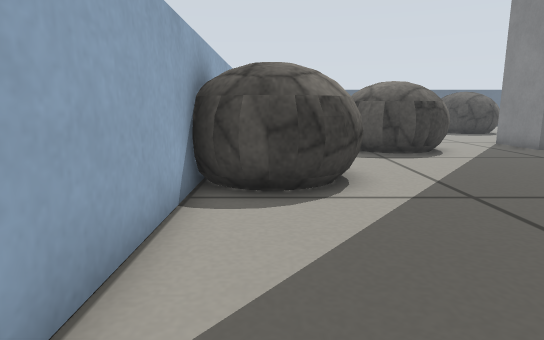
view 1 (above)

21 first-person views from a walk through a Gazebo world. The camera is 0.31 m above the floor, tilts 10° down and sees 75° across. The floor is counted in squares, 0.2 m on a side. Each view is taken from the middle of a square. On the plan, view 1 faces up. The plan holds only what a view shows up to about 16 squares ahead; the rest is blank. Some stock models are drawn as simple stand-ins. Surface patterns are stand-ins for the level's own textures.

view 2
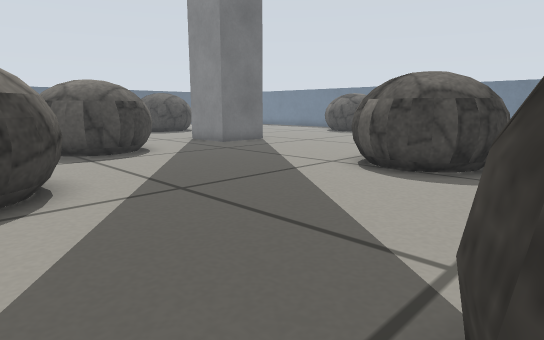

view 3
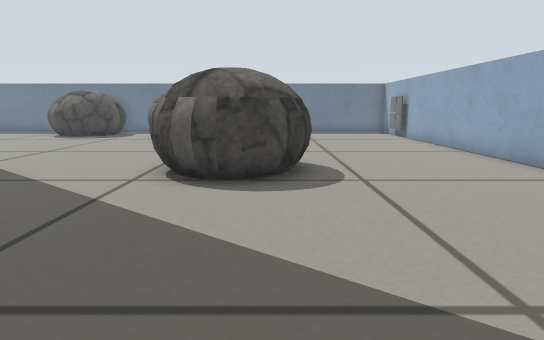

view 4
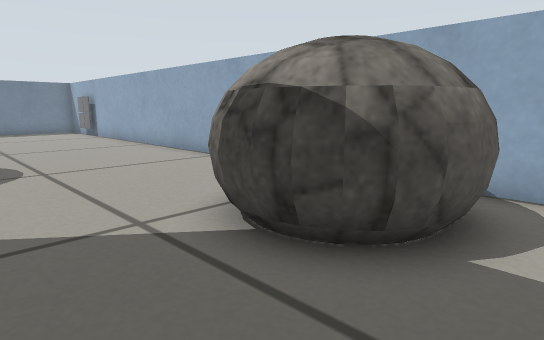

view 5
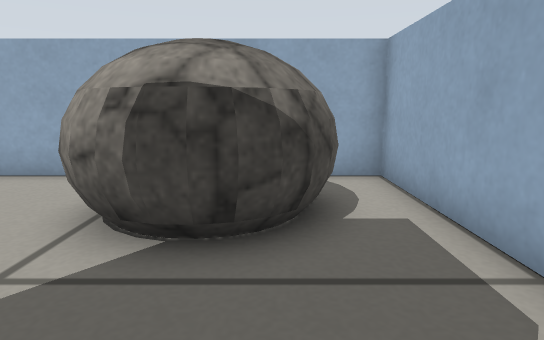

view 6
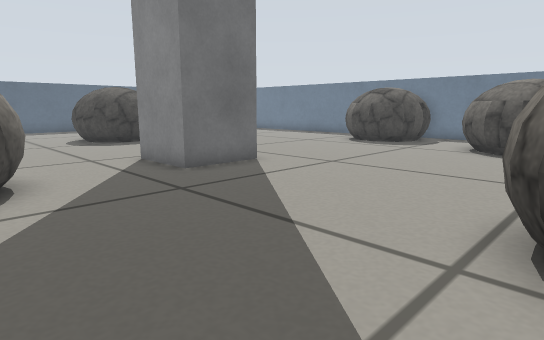

view 7
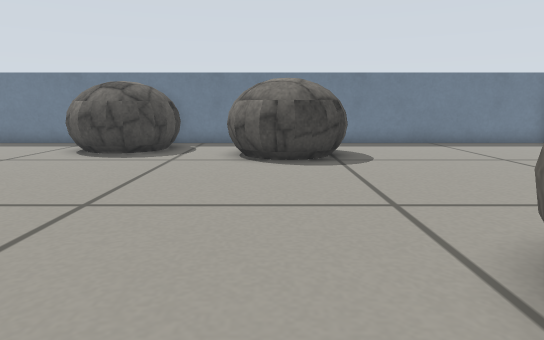

view 8
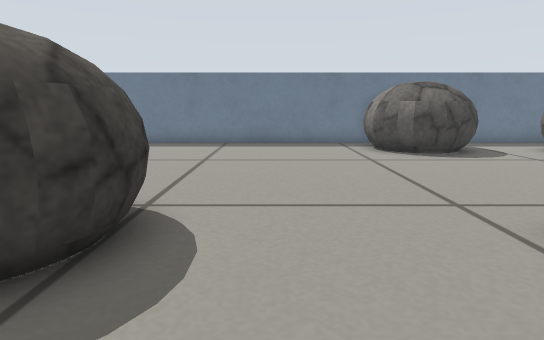

view 9
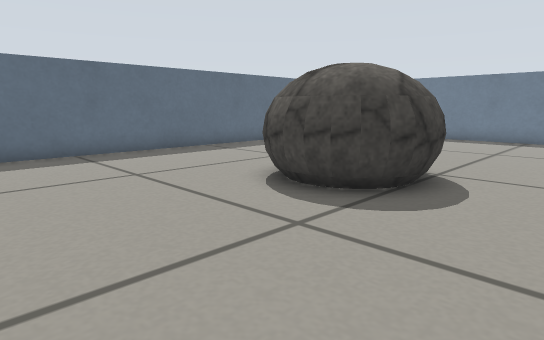

view 10
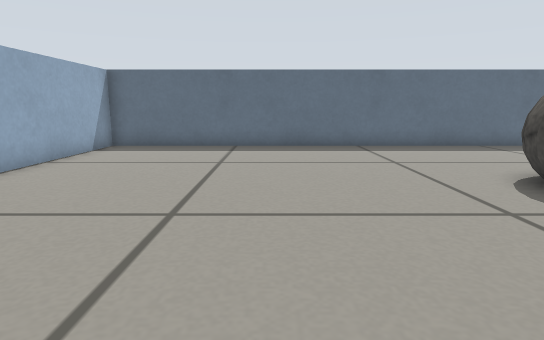

view 11
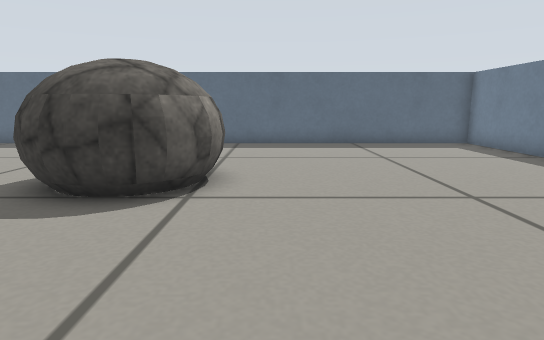

view 12
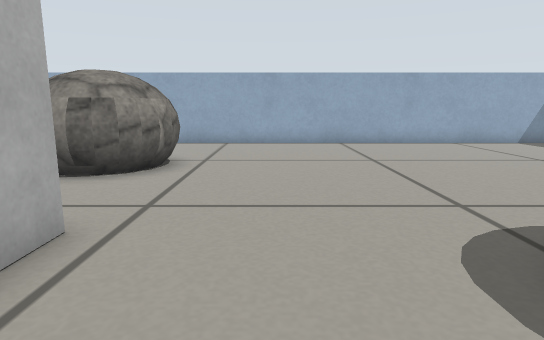

view 13
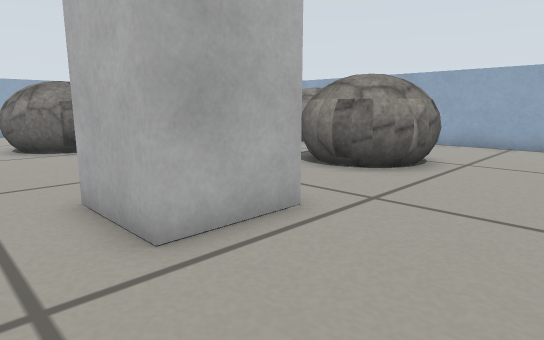

view 14
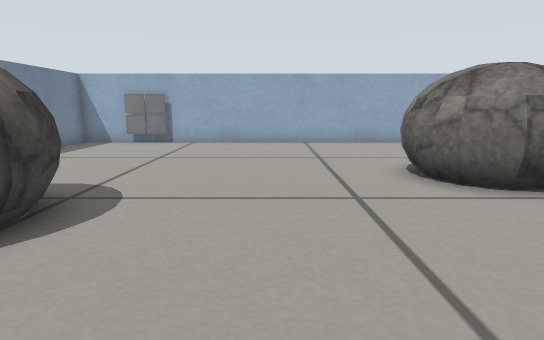

view 15
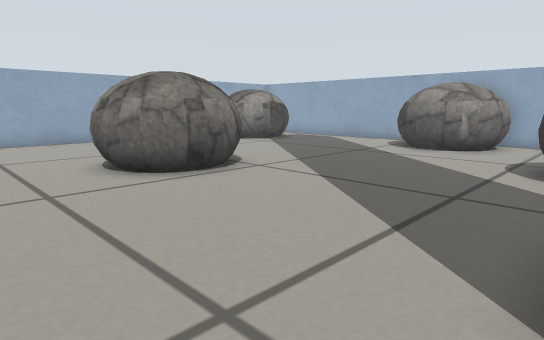

view 16
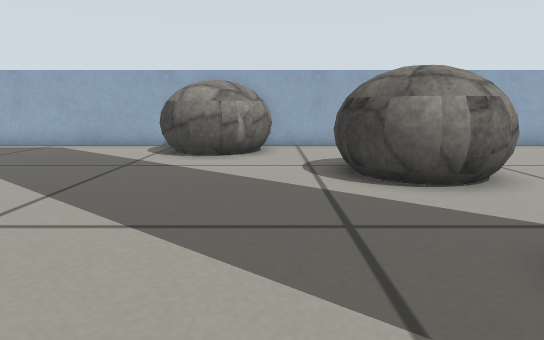

view 17
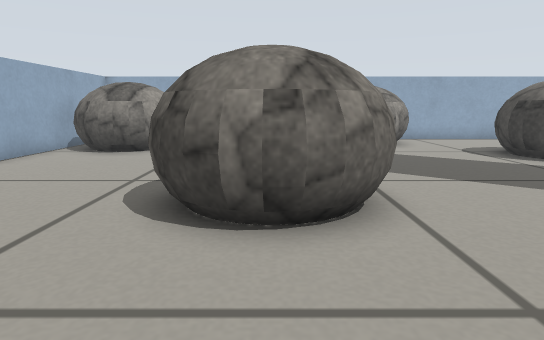

view 18
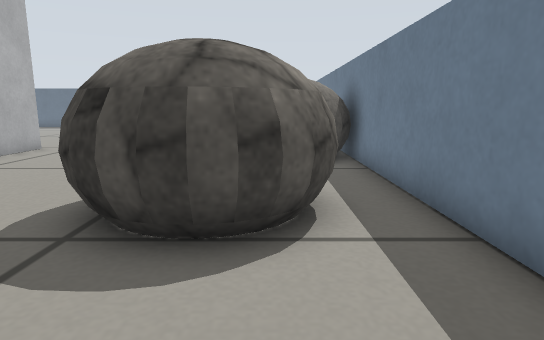

view 19
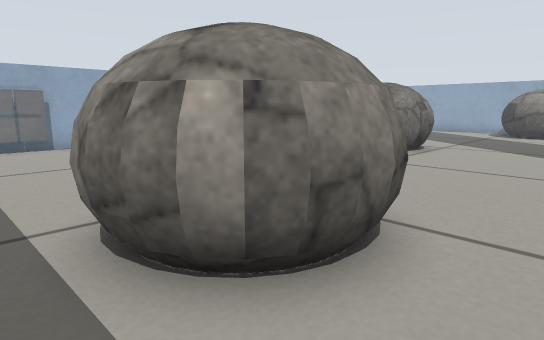

view 20
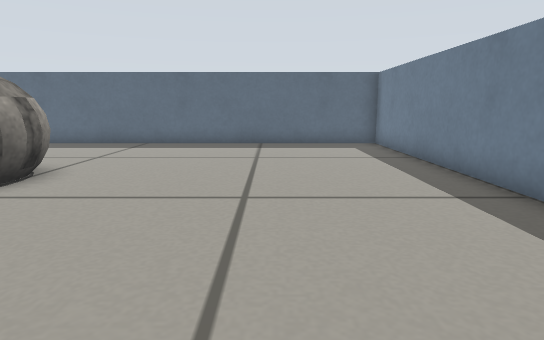

view 21
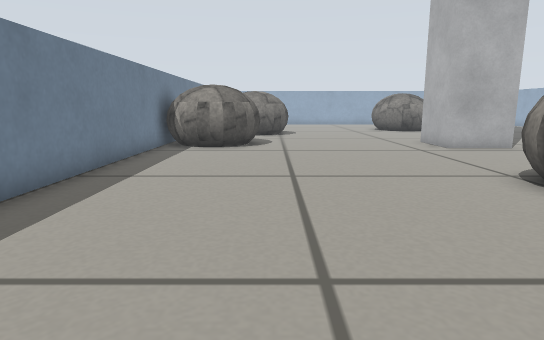

### Floor plan
Ten units are one square. View 1 is at (0, 0); x grows to the right and y downward. Boxes are objects, and circles mark ways between rooms. Rooms are numbered by the first view taken in them; rooms with no view inside come last. Other rooms are left out.
<svg viewBox="-20 -309 260 359">
<path fill="none" stroke="#000" d="M-15 -80 -15 40 20 40M20 40 235 40 235 -304 -15 -304 -15 -80"/>
<rect x="-5" y="-5" width="50" height="40" fill="#bbb"><title>rock</title></rect>
<rect x="-15" y="-105" width="40" height="50" fill="#bbb"><title>rock</title></rect>
<rect x="25" y="-155" width="40" height="40" fill="#bbb"><title>rock</title></rect>
<rect x="75" y="-65" width="50" height="50" fill="#bbb"><title>rock</title></rect>
<rect x="95" y="-155" width="30" height="30" fill="#bbb"><title>pole</title></rect>
<rect x="95" y="-245" width="50" height="40" fill="#bbb"><title>rock</title></rect>
<rect x="175" y="-95" width="50" height="40" fill="#bbb"><title>rock</title></rect>
<rect x="195" y="-155" width="40" height="40" fill="#bbb"><title>rock</title></rect>
<rect x="205" y="35" width="10" height="10" fill="#bbb"><title>marker</title></rect>
<circle cx="10" cy="-35" r="3" fill="#2a7"/>
<text x="0" y="-20">1</text>
<text x="110" y="-140">2</text>
</svg>
Room 1 opens to room 2.

Where each view was taken, in squares from view 1:
view 1: 0 up, 0 right, facing up
view 2: 0 up, 0 right, facing up-right
view 3: 3 up, 1 right, facing right
view 4: 3 up, 1 left, facing down-right
view 5: 4 up, 1 right, facing down
view 6: 5 up, 5 right, facing up-right
view 7: 8 up, 8 right, facing right
view 8: 19 up, 8 right, facing right
view 9: 18 up, 5 right, facing up-right
view 10: 16 up, 5 right, facing up
view 11: 15 up, 15 right, facing up
view 12: 18 up, 14 right, facing left
view 13: 19 up, 14 right, facing down-left
view 14: 12 up, 15 right, facing down
view 15: 13 up, 15 right, facing down-left
view 16: 10 up, 13 right, facing left
view 17: 4 up, 16 right, facing left
view 18: 2 up, 21 right, facing up
view 19: 11 up, 23 right, facing down-left
view 20: 15 up, 19 right, facing up
view 21: 29 up, 19 right, facing down
